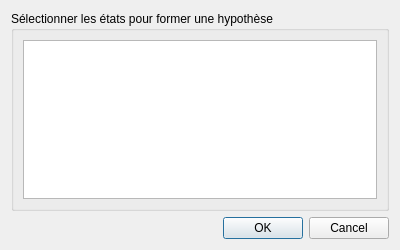
<?xml version="1.0" encoding="UTF-8"?>
<ui version="4.0">
 <class>hypothesesDialog</class>
 <widget class="QDialog" name="hypothesesDialog">
  <property name="geometry">
   <rect>
    <x>0</x>
    <y>0</y>
    <width>400</width>
    <height>250</height>
   </rect>
  </property>
  <property name="windowTitle">
   <string>Fomer une hypothèse</string>
  </property>
  <property name="modal">
   <bool>true</bool>
  </property>
  <layout class="QVBoxLayout" name="verticalLayout">
   <item>
    <widget class="QGroupBox" name="groupBox">
     <property name="title">
      <string>Sélectionner les états pour former une hypothèse</string>
     </property>
     <layout class="QHBoxLayout" name="horizontalLayout">
      <item>
       <widget class="QListView" name="hypothesesDialogListView">
        <property name="selectionMode">
         <enum>QAbstractItemView::MultiSelection</enum>
        </property>
       </widget>
      </item>
     </layout>
    </widget>
   </item>
   <item>
    <widget class="QDialogButtonBox" name="buttonBox">
     <property name="orientation">
      <enum>Qt::Horizontal</enum>
     </property>
     <property name="standardButtons">
      <set>QDialogButtonBox::Cancel|QDialogButtonBox::Ok</set>
     </property>
    </widget>
   </item>
  </layout>
 </widget>
 <resources/>
 <connections>
  <connection>
   <sender>buttonBox</sender>
   <signal>accepted()</signal>
   <receiver>hypothesesDialog</receiver>
   <slot>accept()</slot>
   <hints>
    <hint type="sourcelabel">
     <x>248</x>
     <y>254</y>
    </hint>
    <hint type="destinationlabel">
     <x>157</x>
     <y>274</y>
    </hint>
   </hints>
  </connection>
  <connection>
   <sender>buttonBox</sender>
   <signal>rejected()</signal>
   <receiver>hypothesesDialog</receiver>
   <slot>reject()</slot>
   <hints>
    <hint type="sourcelabel">
     <x>316</x>
     <y>260</y>
    </hint>
    <hint type="destinationlabel">
     <x>286</x>
     <y>274</y>
    </hint>
   </hints>
  </connection>
 </connections>
</ui>
